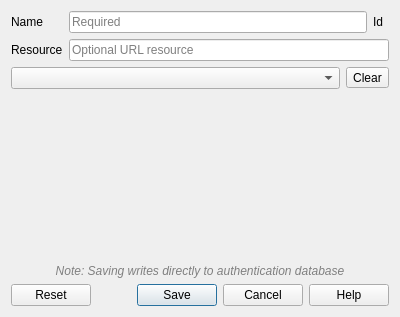
<?xml version="1.0" encoding="UTF-8"?>
<ui version="4.0">
 <class>QgsAuthConfigEdit</class>
 <widget class="QDialog" name="QgsAuthConfigEdit">
  <property name="geometry">
   <rect>
    <x>0</x>
    <y>0</y>
    <width>400</width>
    <height>317</height>
   </rect>
  </property>
  <property name="minimumSize">
   <size>
    <width>400</width>
    <height>0</height>
   </size>
  </property>
  <property name="windowTitle">
   <string>Authentication</string>
  </property>
  <layout class="QGridLayout" name="gridLayout">
   <item row="8" column="0" colspan="2">
    <widget class="QDialogButtonBox" name="buttonBox">
     <property name="standardButtons">
      <set>QDialogButtonBox::Cancel|QDialogButtonBox::Help|QDialogButtonBox::Reset|QDialogButtonBox::Save</set>
     </property>
    </widget>
   </item>
   <item row="4" column="0" colspan="2">
    <layout class="QHBoxLayout" name="horizontalLayout">
     <item>
      <widget class="QComboBox" name="cmbAuthMethods"/>
     </item>
     <item>
      <widget class="QToolButton" name="btnClear">
       <property name="text">
        <string>Clear</string>
       </property>
      </widget>
     </item>
    </layout>
   </item>
   <item row="2" column="1">
    <widget class="QLineEdit" name="leResource">
     <property name="placeholderText">
      <string>Optional URL resource</string>
     </property>
    </widget>
   </item>
   <item row="7" column="0" colspan="2">
    <widget class="QLabel" name="lblNote">
     <property name="font">
      <font>
       <italic>true</italic>
      </font>
     </property>
     <property name="styleSheet">
      <string notr="true">color: rgb(128, 128, 128);</string>
     </property>
     <property name="text">
      <string>Note: Saving writes directly to authentication database</string>
     </property>
     <property name="alignment">
      <set>Qt::AlignCenter</set>
     </property>
    </widget>
   </item>
   <item row="1" column="1">
    <layout class="QHBoxLayout" name="horizontalLayout_5">
     <property name="spacing">
      <number>6</number>
     </property>
     <item>
      <widget class="QLineEdit" name="leName">
       <property name="placeholderText">
        <string>Required</string>
       </property>
      </widget>
     </item>
     <item>
      <widget class="QLabel" name="label">
       <property name="text">
        <string>Id</string>
       </property>
      </widget>
     </item>
     <item>
      <widget class="QgsAuthConfigIdEdit" name="authCfgEdit" native="true"/>
     </item>
    </layout>
   </item>
   <item row="2" column="0">
    <widget class="QLabel" name="lblResource">
     <property name="text">
      <string>Resource</string>
     </property>
    </widget>
   </item>
   <item row="6" column="0" colspan="2">
    <widget class="QStackedWidget" name="stkwAuthMethods">
     <property name="currentIndex">
      <number>-1</number>
     </property>
    </widget>
   </item>
   <item row="1" column="0">
    <widget class="QLabel" name="lblName">
     <property name="text">
      <string>Name</string>
     </property>
    </widget>
   </item>
  </layout>
 </widget>
 <customwidgets>
  <customwidget>
   <class>QgsAuthConfigIdEdit</class>
   <extends>QWidget</extends>
   <header>qgsauthconfigidedit.h</header>
   <container>1</container>
  </customwidget>
 </customwidgets>
 <tabstops>
  <tabstop>leName</tabstop>
  <tabstop>leResource</tabstop>
  <tabstop>cmbAuthMethods</tabstop>
  <tabstop>btnClear</tabstop>
 </tabstops>
 <resources/>
 <connections/>
</ui>
